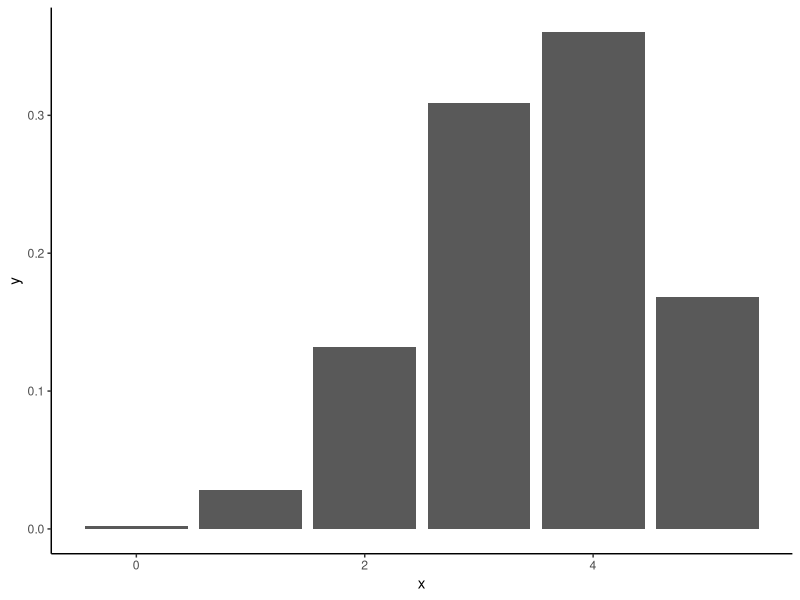

Source code (R):
## ---- chunk 1
knitr::opts_chunk$set(echo=TRUE, fig.align="center", warning=FALSE);
## ---- chunk 2
n.trials <- 5;
## ---- chunk 3
outcomes <- c("T", "H");
## ---- chunk 4
probs.outcome <- c(0.3, 0.7);
## ---- chunk 5
# Enumerate the sample space of a sequence of n trials,
# given the outcomes of individual trials,
# returning the sample space
enumerate <- function(outcomes, n) {
  if (n == 1) {
    as.list(outcomes)
  } else {
    branches <- enumerate(outcomes, n - 1);
    unlist(
      lapply(branches,
        function(b) {
          lapply(outcomes, function(o) c(b, o))
        }
      ),
      recursive = FALSE
    )
  }
}
## ---- chunk 6
S <- enumerate(outcomes, n.trials);
## ---- chunk 7
probs.S <- unlist(lapply(
  enumerate(probs.outcome, n.trials),
  function(probs) {
    prod(probs)
  }
));
## ---- chunk 8
X <- function(s) {
  sum(s == "H")
}
## ---- chunk 9
values.x <- unlist(lapply(S, X));
## ---- chunk 10
domain.x <- unique(values.x);
## ---- chunk 11
probs.x <- unlist(lapply(domain.x,
  function(x) {
    idx <- values.x == x;
    sum(probs.S[idx])
  }
));
## ---- chunk 12
library(ggplot2)
ggplot(data.frame(x=domain.x, y=probs.x), aes(x, y)) + theme_classic() +
  geom_col()
## ---- chunk 13
s <- sample(outcomes, n.trials, replace=TRUE, prob=probs.outcome);
X(s)
## ---- chunk 14
s.idx <- which(unlist(lapply(S, function(s.i) all(s.i == s))));
probs.S[s.idx]
